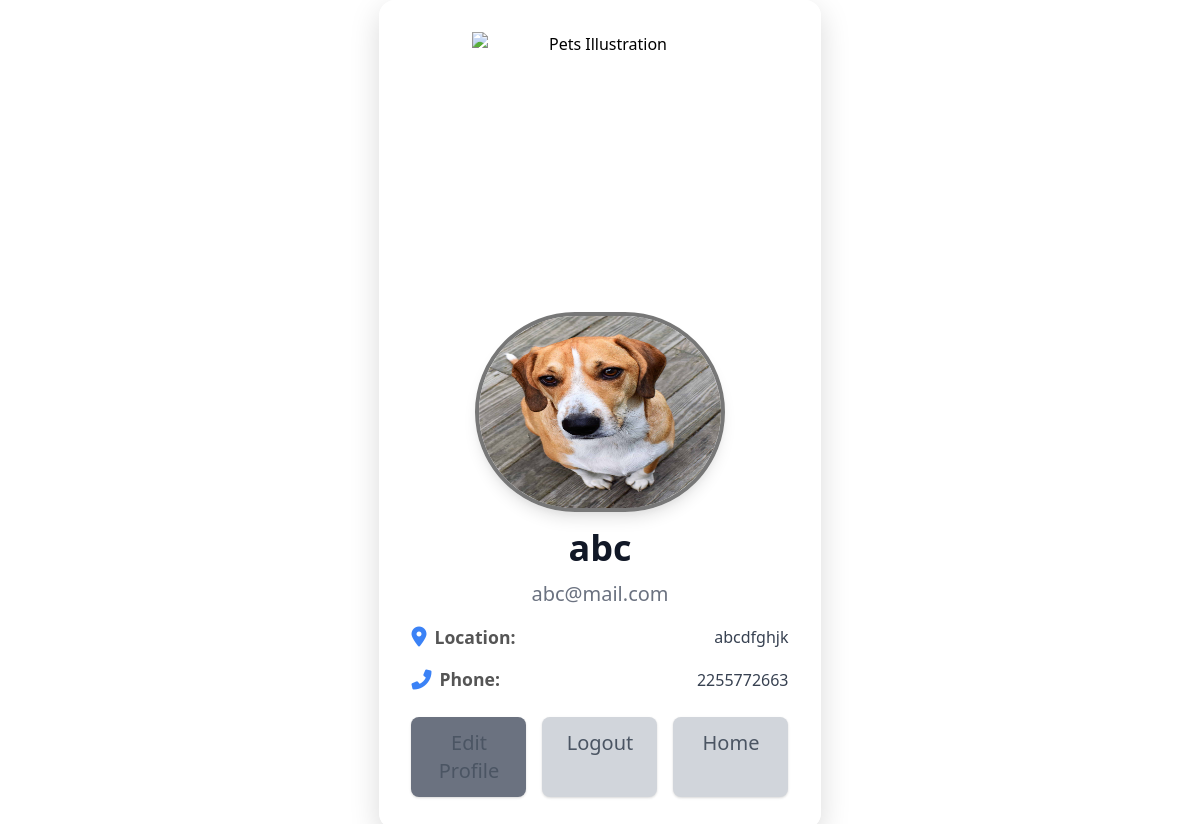
The app's page /profile/ (signed in) with its own data.
### petapp/models.py (models this page shows, shortened)
class User(models.Model):
    name = models.CharField(max_length=200)
    email = models.EmailField(unique=True)
    password = models.CharField(max_length=100)
    location = models.CharField(max_length=50)
    phone= models.IntegerField()
    profile_pic = models.FileField(upload_to='profile',blank=True, null=True)

### petapp/views.py (the view)
# urls.py: path('profile/', views.profile, name='profile'),
def profile(request):
    email = request.session.get('email')
    if email is not None:
        try:
            user = User.objects.get(email=email)
            return render(request, 'profile.html', {'user': user})
        except User.DoesNotExist:
            messages.error(request, "User not found.")
            return redirect('login')
    else:
        messages.warning(request, "You need to log in to access your profile.")
        return redirect('login')

### petapp/templates/profile.html (shortened to what this page needs)
<!DOCTYPE html>
<html lang="en">
<head>
    {% load static %}
    <link href="https://cdn.jsdelivr.net/npm/tailwindcss@2.2.19/dist/tailwind.min.css" rel="stylesheet">
    <link rel="stylesheet" href="https://cdnjs.cloudflare.com/ajax/libs/font-awesome/6.0.0-beta3/css/all.min.css" />
</head>
<body class="flex items-center justify-center min-h-screen">
    <div class="card p-8 max-w-md mx-auto">
        <div class="text-center mb-6">
            <img src="https://png.pngtree.com/png-clipart/20220910/original/pngtree-pets-cat-and-dog-vector-png-image_8532344.png"
                 alt="Pets Illustration" class="mx-auto w-64 h-64 object-contain">
        </div>
        <div class="flex flex-col items-center text-center">
            {% if user.profile_pic %}
            <img src="{{ user.profile_pic.url }}" alt="Profile Picture" class="profile-pic rounded-full mb-4 shadow-lg">
            {% else %}
            <img src="https://static.vecteezy.com/system/resources/previews/020/765/399/non_2x/default-profile-account-unknown-icon-black-silhouette-free-vector.jpg" alt="Default Profile Picture" class="profile-pic rounded-full mb-4 shadow-lg">
            {% endif %}
            <h2 class="text-4xl font-semibold text-gray-800 mb-3">{{ user.name }}</h2>
            <p class="text-xl text-gray-600 mb-4">{{ user.email }}</p>
            <div class="flex flex-col space-y-4 text-left w-full">
                <div class="flex items-center">
                    <i class="fas fa-map-marker-alt text-blue-500 mr-2 text-lg"></i>
                    <span class="label">Location:</span>
                    <p class="text-gray-700 ml-2 flex-grow text-right">{{ user.location }}</p>
                </div>
                <div class="flex items-center">
                    <i class="fas fa-phone-alt text-blue-500 mr-2 text-lg"></i>
                    <span class="label">Phone:</span>
                    <p class="text-gray-700 ml-2 flex-grow text-right">{{ user.phone }}</p>
                </div>
            </div>
            <div class="mt-6 flex space-x-4 w-full">
                <button id="editProfileBtn"
                    class="hover-effect bg-blue-500 text-white px-5 py-3 rounded-lg shadow transition w-full text-center text-lg">Edit Profile</button>
                <a href="/logout/"
                   class="hover-effect bg-red-500 text-white px-5 py-3 rounded-lg shadow transition w-full text-center text-lg">Logout</a>
                <a href="/home/"
                   class="hover-effect bg-red-500 text-white px-5 py-3 rounded-lg shadow transition w-full text-center text-lg">Home</a>
            </div>
        </div>
    </div>
</body>
</html>

### petapp/templates/profile.html (style rules this page uses)
body { background: url("https://media1.giphy.com/media/v1.Y2lkPTc5MGI3NjExYWw3YzNibTd4ZmZtejF4NnN0ZHI5aWRqZXEzY25yZDZnZGhoM3kxYiZlcD12MV9pbnRlcm5hbF9naWZfYnlfaWQmY3Q9Zw/jivGITd768psP80B2i/giphy.webp") no-repeat center center fixed; background-size:cover; transition: background 1s ease-in-out; backdrop-filter: blur(5px); }
.card { border-radius: 1rem; box-shadow: 0 10px 30px rgba(0, 0, 0, 0.15); background: rgba(255, 255, 255, 0.8); }
.profile-pic { width: 250px; height: 200px; border: 4px solid #777; }
.label { font-weight: 600; color: #555; font-size: 1.1rem; }
.text-lg { font-size: 1.25rem; }
.bg-blue-500 { background-color: #6b7280; }
.bg-red-500 { background-color: #d1d5db; }
.text-white { color: #4b5563; }
.text-gray-600 { color: #6b7280; }
.text-gray-800 { color: #111827; }

### records on screen
User: profile_pic (picture), name "abc", email "abc@mail.com", location "abcdfghjk", phone "2255772663"
